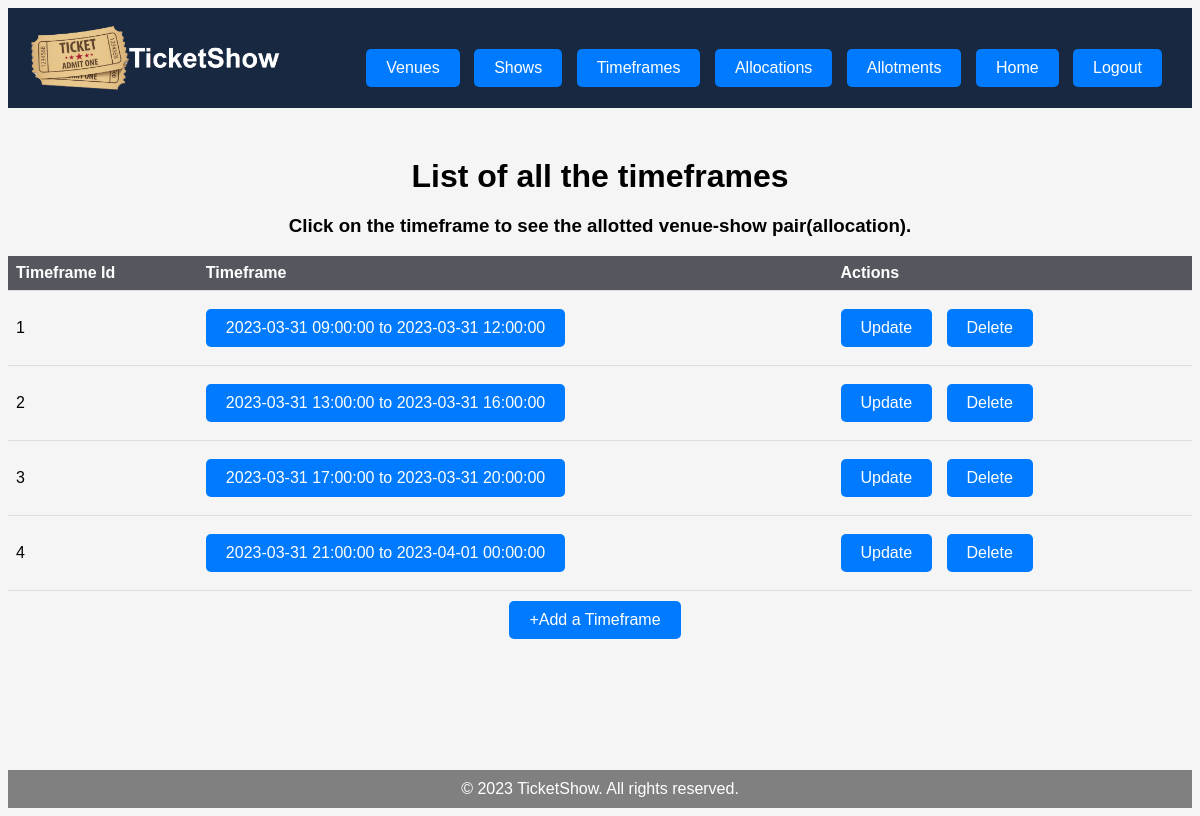
The app's page /admin/all_timeframes (signed in) with its own data.
### models_1.py (models this page shows, shortened)
class Timeframe(db.Model):
    T_id = db.Column(db.Integer, primary_key=True)
    Start_time = db.Column(db.DateTime, nullable=False)
    End_time = db.Column(db.DateTime, nullable=False)
    assignment = db.relationship('Allocation', backref = "time", secondary = "allotment")

### app.py (the view)
@app.route('/admin/all_timeframes', methods = ['GET', 'POST'])
@login_required
def all_timeframes():
    timeframes = Timeframe.query.all()
    return render_template('all_timeframes.html', timeframes = timeframes)

### app.py (called while the page is built)
@user_login_manager.user_loader
def load_user(user_id):
    return User.query.get(int(user_id))

### templates/all_timeframes.html (shortened to what this page needs)
<!DOCTYPE html>
<html lang="en">
<head>
</head>
<body>
    <div class="header">
        <img src="{{ url_for('static', filename='TicketShow_logo.png') }}" alt="Logo">
        <div class="container">
            <div>
                <a href="/admin/all_venues">Venues</a>
                <a href="/admin/all_shows">Shows</a>
                <a href="/admin/all_timeframes">Timeframes</a>
                <a href="/admin/allocations">Allocations</a>
                <a href="/admin/allotments">Allotments</a>
                <a href="/admin">Home</a>
                <a href="/admin/logout">Logout</a>
            </div>
        </div>
    </div>
    {% if timeframes|length == 0%}
    <h1>No timeframes found!</h1>
    {% else %}
    <h1>List of all the timeframes</h1>
    <h3>Click on the timeframe to see the allotted venue-show pair(allocation).</h3>
    <table>
        <tr>
            <th>Timeframe Id</th>
            <th>Timeframe</th>
            <th>Actions</th>
        </tr>
        {% for timeframe in timeframes %}
            <tr>
                <td>{{ timeframe.T_id }}</td>
                <td><a href="/admin/all_timeframes/view_allotments/{{ timeframe.T_id }}">{{timeframe.Start_time}} to {{timeframe.End_time}}</a></td>
                <td>
                    <a type = "button" href="/admin/all_timeframes/upd_timeframe/{{ timeframe.T_id }}">Update</a>
                    <a type = "button" href="/admin/all_timeframes/del_timeframe/{{ timeframe.T_id }}">Delete</a>
                </td>
            </tr>
        {% endfor %}
    </table>
    {% endif %}
    <div>
        <a href="/admin/all_timeframes/add_timeframes">+Add a Timeframe</a>
    </div>
</body>
<div class="footer">
    &copy; 2023 TicketShow. All rights reserved.
</div>
</html>

### templates/all_timeframes.html (style rules this page uses)
body { font-family: Arial, sans-serif; background-color: #f5f5f5; text-align: center; display: flex; flex-direction: column; margin-bottom: 5; min-height: 100vh; }
.header { display: flex; text-align: center; align-items: center; justify-content: space-between; background-color: #192841; color: #fff; padding: 10px 20px; }
.header img { height: 80px; }
.footer { background-color: #808080; color: #fff; padding: 10px 20px; text-align: center; margin-top: auto; }
table { border-collapse: collapse; width: 100%; }
th, td { text-align: left; padding: 8px; border-bottom: 1px solid #ddd; }
th { background-color: #54585e; color: white; }
h1 { text-align: center; margin-top: 50px; margin-bottom: 0; }
h3 { margin-top: 20px; }
a { display: inline-block; background-color: #007bff; color: white; text-align: center; padding: 10px 20px; text-decoration: none; margin-top: 10px; margin-right: 10px; margin-bottom: 10px; border-radius: 5px; }
.container { display: flex; justify-content: space-evenly; align-items: center; margin-top: 20px; }

### records on screen
Timeframe: T_id "1", Start_time "2023-03-31 09:00:00", End_time "2023-03-31 12:00:00"
Timeframe: T_id "2", Start_time "2023-03-31 13:00:00", End_time "2023-03-31 16:00:00"
Timeframe: T_id "3", Start_time "2023-03-31 17:00:00", End_time "2023-03-31 20:00:00"
Timeframe: T_id "4", Start_time "2023-03-31 21:00:00", End_time "2023-04-01 00:00:00"
